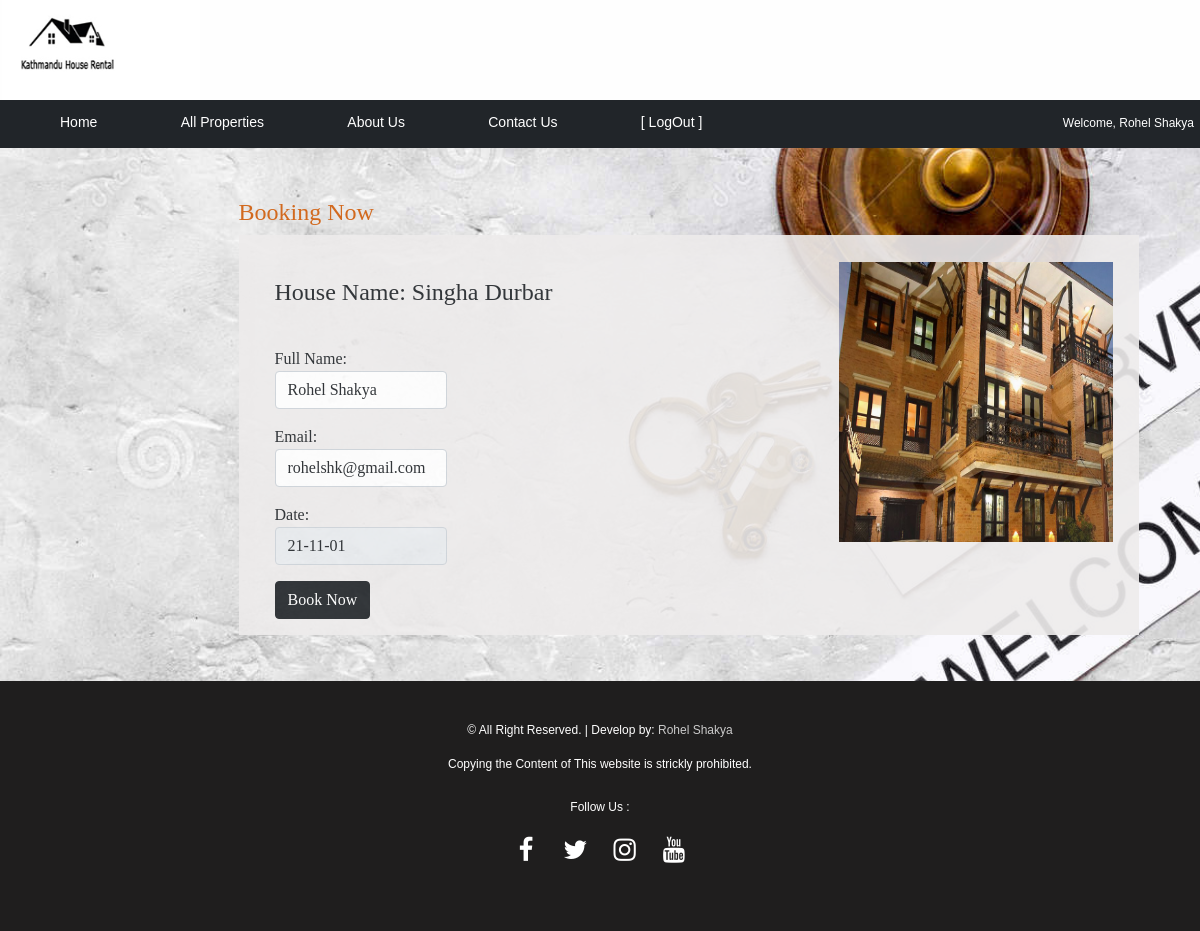
Screenshot of /book.php?id=28 (signed in) with the database file from the repository.
### tables this page shows
CREATE TABLE `tbl_property` (
  `id` int(11) NOT NULL,
  `name` varchar(255) NOT NULL,
  `size` int(11) NOT NULL,
  `price` varchar(255) NOT NULL,
  `email` varchar(255) NOT NULL,
  `phone` varchar(255) NOT NULL,
  `bathrooms` int(11) NOT NULL,
  `rooms` int(11) NOT NULL,
  `location` varchar(255) NOT NULL,
  `photo` varchar(255) NOT NULL,
  `home` tinyint(1) NOT NULL DEFAULT 0,
  `side` tinyint(4) NOT NULL DEFAULT 0
);

CREATE TABLE `tbl_user` (
  `id` int(11) NOT NULL,
  `username` varchar(255) NOT NULL,
  `password` varchar(255) NOT NULL,
  `md5pass` varchar(255) NOT NULL,
  `fname` varchar(255) NOT NULL,
  `email` varchar(255) NOT NULL
);

### book.php (the view, shortened to what this page needs)
<?php
include("include/connection.php");
$date = date("y-m-d");
$user_id = $_SESSION['user_id'];
$id = isset($_GET['id']) ? $_GET['id'] : 0;
$sql = "SELECT * FROM tbl_property WHERE id=$id";
$result = $conn->query($sql);
while ($rows = $result->fetch_assoc()) {
    $name = $rows['name'];
    $photo = $rows['photo'];
}
$sql1 = "SELECT * FROM tbl_user WHERE id=$user_id";
$result2 = $conn->query($sql1);
while ($rs = $result2->fetch_assoc()) {
    $fname = $rs['fname'];
    $email = $rs['email'];
}
?>
<html>
<head>
    <link rel="stylesheet" href="web_project/css/bootstrap.css">
    <link rel="stylesheet" href="css/style.css">
</head>
<body>
    <?php include("include/header.php"); ?>
    <div id="wrapper">
        <div id="content"
            style="background-image: url('design/book.jpg'); height:auto; padding-left:30px; padding-top:50px; padding-bottom:30px">
            <fieldset style="width:900px; margin:auto">
                <h4 style="color:chocolate">Booking Now</h4>
                <form name="add" action="<?php echo $_SERVER['PHP_SELF']; ?>" method="POST"
                    style="height:400px;padding-left:4%;padding-top:3%; background-color:#EEECEC; font-size:16px;opacity:0.9">
                    <p>
                        <img src="<?php echo 'admin/images/' . $photo; ?>" width="300" height="300"
                            style="float:right;padding-right:3%;padding-bottom:20px">
                    </p>
                    <p>
                    <h4> <label for="hname">House Name:</label>
                        <?php echo $name; ?>
                    </h4>
                    </p><br>
                    <p>
                        <label for="name">Full Name:</label>
                        <input class="form-control" type="text" name="fullname" id="fname"
                            value="<?php echo $fname; ?>">
                    </p>
                    <p>
                        <label for="email">Email:</label>
                        <input class="form-control" type="text" name="email" id="email" value="<?php echo $email; ?>">
                    </p>
                    <p>
                        <label for="date">Date:</label>
                        <input class="form-control" type="text" name="date" id="date" value="<?php echo $date; ?>"
                            readonly>
                    </p>
                    <p>
                        <button name="submit" class="btn btn-dark" id="submit">Book Now</button>
                    </p>
                </form>
            </fieldset>
        </div>
    </div>
    <?php include("include/footer.php"); ?>
</body>
</html>

### css/style.css (style rules this page uses)
body { margin: 0; font-size: 12px; box-sizing: border-box; font-family: "opensans-regular", sans-serif; height: auto; }
#wrapper { width: 100%; height: auto; background-color: #eee; overflow: hidden; font-family: Segoe UI Semibold; }
#content { font-size: 14px; padding-top: 20px; background-color: #f5f5f5; overflow: hidden; width: 1347px; height: auto; background-position: center; background-repeat: no-repeat; background-size: cover; display: block; margin-left: auto; margin-right: auto; padding-bottom: 20px; }
.form-control { width: 20%; }

### rows the page displays
tbl_property: photo (picture), name "Singha Durbar"
tbl_user: fullname "Rohel Shakya", email "rohelshk@gmail.com"

### other values shown
$welcome_msg "Welcome, Rohel Shakya"
